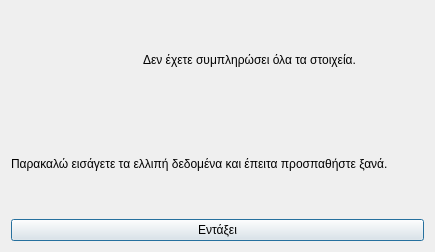
<?xml version="1.0" encoding="UTF-8"?>
<ui version="4.0">
 <class>Dialog</class>
 <widget class="QDialog" name="Dialog">
  <property name="geometry">
   <rect>
    <x>0</x>
    <y>0</y>
    <width>435</width>
    <height>252</height>
   </rect>
  </property>
  <property name="windowTitle">
   <string>Ελλιπή στοιχεία</string>
  </property>
  <property name="windowIcon">
   <iconset resource="../../../icons.qrc">
    <normaloff>:/rest-windows/assets/images/rest-windows/information.png</normaloff>:/rest-windows/assets/images/rest-windows/information.png</iconset>
  </property>
  <layout class="QGridLayout" name="gridLayout">
   <item row="2" column="0">
    <widget class="QPushButton" name="ok">
     <property name="text">
      <string>Εντάξει</string>
     </property>
     <property name="icon">
      <iconset resource="../../../icons.qrc">
       <normaloff>:/rest-windows/assets/images/rest-windows/ok.png</normaloff>:/rest-windows/assets/images/rest-windows/ok.png</iconset>
     </property>
    </widget>
   </item>
   <item row="1" column="0">
    <widget class="QLabel" name="label_2">
     <property name="text">
      <string>Παρακαλώ εισάγετε τα ελλιπή δεδομένα και έπειτα προσπαθήστε ξανά.</string>
     </property>
     <property name="alignment">
      <set>Qt::AlignJustify|Qt::AlignVCenter</set>
     </property>
     <property name="wordWrap">
      <bool>true</bool>
     </property>
    </widget>
   </item>
   <item row="0" column="0">
    <widget class="QFrame" name="frame">
     <property name="styleSheet">
      <string notr="true">QFrame{border:0px;}</string>
     </property>
     <property name="frameShape">
      <enum>QFrame::StyledPanel</enum>
     </property>
     <property name="frameShadow">
      <enum>QFrame::Raised</enum>
     </property>
     <layout class="QHBoxLayout" name="horizontalLayout">
      <item>
       <widget class="QLabel" name="image_label">
        <property name="maximumSize">
         <size>
          <width>117</width>
          <height>117</height>
         </size>
        </property>
        <property name="text">
         <string/>
        </property>
        <property name="pixmap">
         <pixmap resource="../../../icons.qrc">:/rest-windows/assets/images/rest-windows/information.png</pixmap>
        </property>
        <property name="scaledContents">
         <bool>true</bool>
        </property>
       </widget>
      </item>
      <item>
       <widget class="QLabel" name="label">
        <property name="text">
         <string>Δεν έχετε συμπληρώσει όλα τα στοιχεία.</string>
        </property>
        <property name="alignment">
         <set>Qt::AlignJustify|Qt::AlignVCenter</set>
        </property>
       </widget>
      </item>
     </layout>
    </widget>
   </item>
  </layout>
 </widget>
 <tabstops>
  <tabstop>ok</tabstop>
 </tabstops>
 <resources>
  <include location="../../../icons.qrc"/>
  <include location="../../../icons.qrc"/>
  <include location="../../../icons.qrc"/>
  <include location="../../../icons.qrc"/>
 </resources>
 <connections/>
</ui>
